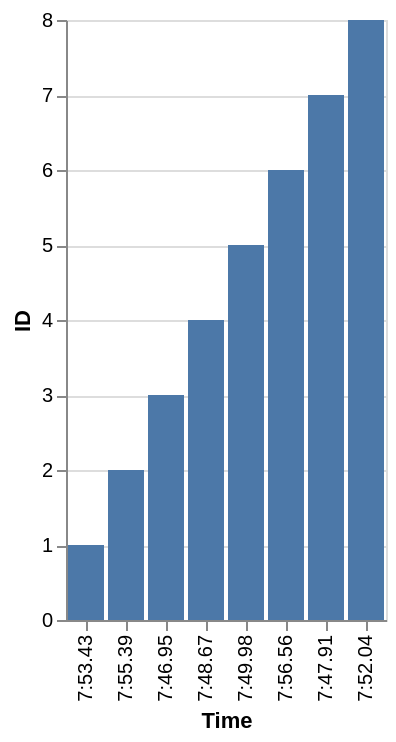

Source (Vega-Lite JSON):
### Vega-Lite specification from a JSON file in a GitHub repository (floating-point values rounded to 4 significant figures)
{"data": {"values": [{"x_data": "7:53.43", "y_data": 1}, {"x_data": "7:55.39", "y_data": 2}, {"x_data": "7:46.95", "y_data": 3}, {"x_data": "7:48.67", "y_data": 4}, {"x_data": "7:49.98", "y_data": 5}, {"x_data": "7:56.56", "y_data": 6}, {"x_data": "7:47.91", "y_data": 7}, {"x_data": "7:52.04", "y_data": 8}]}, "mark": "bar", "encoding": {"x": {"field": "x_data", "type": "nominal", "title": "Time", "sort": {"op": "sum", "field": "y_data", "order": "ascending"}}, "y": {"field": "y_data", "type": "quantitative", "title": "ID"}}}
